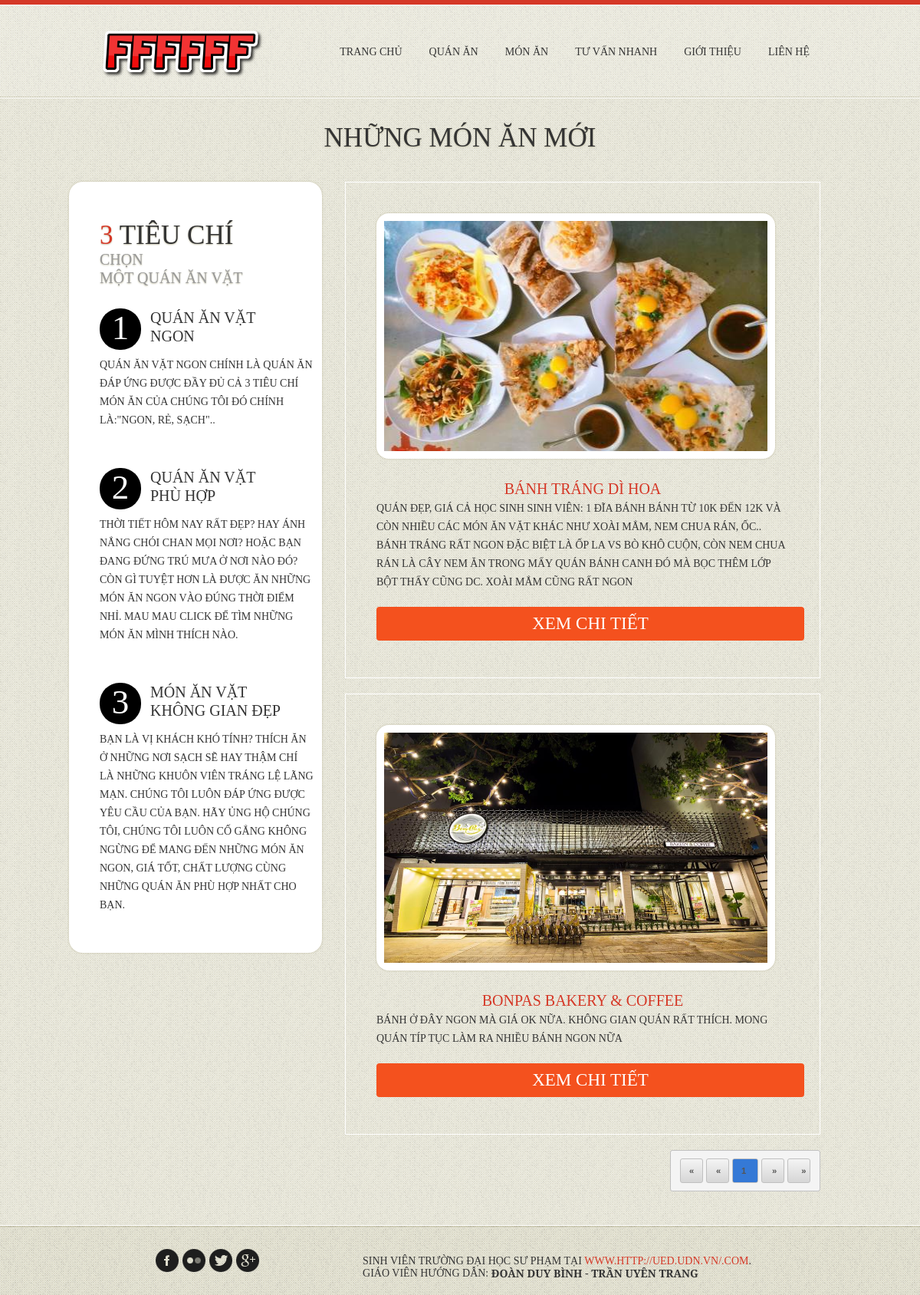
The page /FFFFFF/FFFFFF/NguoiDung/page/QuanAn.php on the database its author committed.
### tables this page shows
CREATE TABLE `quanan` (
  `MaQuanAn` int(50) NOT NULL,
  `TenQuanAn` text,
  `MoTa` text,
  `KhongGiaChoTre` tinyint(1) NOT NULL,
  `HinhAnhDaiDien` text NOT NULL,
  `HinhThuc` text NOT NULL,
  `DiaDiem` text NOT NULL,
  `DoiTuong` text NOT NULL,
  `ThoiGianMoCua` text NOT NULL,
  `Diem` float NOT NULL,
  `QuanMoi` tinyint(1) NOT NULL,
  `SrcMap` text NOT NULL,
  `GiaTien` text NOT NULL
);

### FFFFFF/FFFFFF/NguoiDung/page/QuanAn.php (the view, shortened to what this page needs)
<!DOCTYPE html>
<html lang="en">
<head>
    <?php
    include('../layout/KetNoi.php');
    include('../layout/link-script.php');
    include('../function/function_phantrang.php');
    ?>
    <link rel="stylesheet" href="../css/goiymon_an.css"/>
    <?php
    $trang=1;
    $result_quan_an=phan_trang("MaQuanAn,TenQuanAn,MoTa,HinhAnhDaiDien","quanan","WHERE QuanMoi=1",2,$trang,$conn);
    ?>
</head>
<body>
<?php
include('../layout/header.php');
?>
<section id="content">
    <div class="border-horiz"></div>
    <div class="container_12">
        <h3 style="text-align: center">Những Món Ăn Mới</h3>
        <article class="side-bar extra">
            <h3>
                <strong>3</strong> tiêu Chí
                <em>
                    Chọn<br>
                    Một Quán Ăn Vặt
                </em>
            </h3>
            <ul class="list-dropcap1">
                <li>
                    <div class="wrapper">
                        <div class="dropcap">1</div>
                        <h4>Quán Ăn Vặt<br>Ngon
                        </h4>
                    </div>
                    <p>Quán ăn vặt ngon chính là quán ăn đáp ứng được đầy đủ cả 3 tiêu chí món ăn của chúng tôi đó chính là:"Ngon, Rẻ, Sạch"..</p>
                </li>
                <li>
                    <div class="wrapper">
                        <div class="dropcap">2</div>
                        <h4>Quán ăn Vặt</br>Phù Hợp
                        </h4>
                    </div>
                    <p>Thời tiết hôm nay rất đẹp? Hay ánh nắng chói chan mọi nơi? Hoặc bạn đang đứng trú mưa ở nơi nào đó? Còn gì tuyệt hơn là được ăn những món ăn ngon vào đúng thời điểm nhỉ. Mau mau click để tìm những món ăn mình thích nào.</p>
                </li>
                <li>
                    <div class="wrapper">
                        <div class="dropcap">3</div>
                        <h4>Món ăn Vặt<br>
                            Không Gian Đẹp
                        </h4>
                    </div>
                    <p>Bạn là vị khách khó tính? Thích ăn ở những nơi sạch sẽ hay thậm chí là những khuôn viên tráng lệ lãng mạn. Chúng tôi luôn đáp ứng được yêu cầu của bạn. Hãy ủng hộ chúng tôi, chúng tôi luôn cố gắng không ngừng để mang đến những món ăn ngon, giá tốt, chất lượng cùng những quán ăn phù hợp nhất cho bạn. </p>
                </li>
            </ul>
        </article>
        <article class="grid_8">
            <ul class="list-recipes extra">
                <?php
                if (mysqli_num_rows($result_quan_an) > 0) {
                    while ($row = mysqli_fetch_assoc($result_quan_an)) {
                        ?>
                        <li class="goi_y_1_quan_an">
                            <div>
                                <div class="box-img-qa" style="margin-bottom: 15px;">
                                    <img src=<?php echo $row["HinhAnhDaiDien"]; ?>  >
                                </div>
                                <div id="mota">
                                    <h4 style="text-align: center"><?php echo $row["TenQuanAn"]; ?></h4>
                                    <p><?php echo $row["MoTa"] ?>
                                        <br> <a href=<?php echo "ChiTietQuanAn.php?MaQuanAn=".$row["MaQuanAn"];  ?> class="button btn-qa"><span>Xem Chi Tiết </span></a>
                                    </p>
                                </div>
                            </div>
                        </li>
                    <?php
                    }
                }
                else{
                    echo "Dữ liệu đang được cập nhập <a href='index.php'> vui lòng trở về</a>";
                }
                ?>
            </ul>
        </article>
    </div>
</section>
<?php
include('../layout/footer.php');
?>
</body>
</html>

### FFFFFF/FFFFFF/NguoiDung/css/style.css (style rules this page uses)
article, aside, audio, canvas, command, datalist, details, embed, figcaption, figure, footer, header, hgroup, keygen, meter, nav, output, progress, section, source, video { display: block; }
body { font-family: 'PT Serif Caption', serif; font-size:14px; line-height:24px; color:#343434; min-width:1020px; background:url(../images/bg-body.gif) #e6e4d7; text-transform:uppercase }
html, body { height:100%; }
p { padding-bottom:18px; }
a { color:#fff; text-decoration:none; }
h2,h3,h4,h5,h6 { font-family: 'PT Serif Caption', serif; font-weight:normal; color:#343434 }
h3 { font-size:35px; line-height:38px; padding:33px 0 18px; text-shadow:0 1px 2px #c5c2a9; }
h3 strong { font-weight:normal;color:#d53827 }
h3 em { color:#999; font-size:20px; line-height:24px; display:block; font-style:normal }
h4 { font-size:20px; line-height:28px; display:block; color:#d53827; }
#content { position:relative; }
.wrapper { width:100%; overflow:hidden; }
#content { padding:0 0 44px; background:url(../images/tail-cont.gif) }
.border-horiz { background:url(../images/border-horiz.gif) repeat-x 0 0;height:2px }
.dropcap { float:left;width:54px; background:#d53827; border-radius:26px; -moz-border-radius:26px; -webkit-border-radius:26px; font-size:45px; line-height:48px; text-transform:uppercase; color:#fff; text-align:center; padding:1px 0 5px; margin:0 12px 18px 0 }
.list-dropcap1 { padding-top:10px }
.list-dropcap1 .dropcap { background:#000;margin-bottom:8px }
.list-dropcap1 li { padding-bottom:32px }
.list-dropcap1 h4 { color:#343434;line-height:24px }
.side-bar { width:280px; float:left; margin:20px 20px 0 -30px; padding:0 10px 7px 40px; background:#fff; border-radius:18px; -moz-border-radius:18px; -webkit-border-radius:18px; box-shadow:0 0 3px #c5c2a9; -moz-box-shadow: 0 0 3px #c5c2a9; -webkit-box-shadow:0 0 3px #c5c2a9; }
.side-bar.extra { padding:18px 10px 0 40px }
.list-recipes li h4 { padding-top:14px }
.list-recipes li { padding-bottom:30px }
.list-recipes.extra h4 { padding-top:10px }
.button { display:inline-block; border-radius: 4px; background-color: #f4511e; border: none; color: #FFFFFF; text-align: center; font-size: 28px; padding: 20px; width: 200px; transition: all 0.5s; cursor: pointer; margin-top: 20px; }
.button span { cursor: pointer; display: inline-block; position: relative; transition: 0.5s; }
.button span:after { content: '»'; position: absolute; opacity: 0; top: 0; right: -20px; transition: 0.5s; }
.btn-qa { width: 100% !important; font-size: 23px !important; padding: 10px !important; }

### FFFFFF/FFFFFF/NguoiDung/css/grid.css (style rules this page uses)
.container_12 { margin-left: auto; margin-right: auto; width: 960px; }
.grid_1, .grid_2, .grid_3, .grid_4, .grid_5, .grid_6, .grid_7, .grid_8, .grid_9, .grid_10, .grid_11, .grid_12 { display:inline; float: left; position: relative; margin-left: 10px; margin-right: 10px; }
.container_12 .grid_8 { width:620px; }

### FFFFFF/FFFFFF/NguoiDung/css/goiymon_an.css (style rules this page uses)
.box-img-qa { padding:10px; background:#fff; border-radius:16px; -moz-border-radius:16px; -webkit-border-radius:16px; box-shadow:0 0 3px #c5c2a9; -moz-box-shadow: 0 0 3px #c5c2a9; -webkit-box-shadow:0 0 3px #c5c2a9; display:inline-block }
.box-img-qa img { width: 500px; height: 300px; }
.goi_y_1_quan_an { border: solid 1px white; clear: both; padding: 40px; margin: 20px 0px; }

### FFFFFF/FFFFFF/NguoiDung/css/pagination.css (style rules this page uses)
html { background-color:black; }

### rows shown on the page
quanan: HinhAnhDaiDien (picture), TenQuanAn "BÁNH TRÁNG DÌ HOA", MoTa "QUÁN ĐẸP, GIÁ CẢ HỌC SINH SINH VIÊN: 1 ĐĨA BÁNH BÁNH TỪ 10K ĐẾN 12K VÀ CÒN NHIỀU CÁC MÓN ĂN VẶT KHÁC NHƯ XOÀI MẮM, NEM CHUA RÁN, ỐC.. BÁNH TRÁNG RẤT NGON ĐẶC BIỆT LÀ ỐP LA VS BÒ KHÔ CUỘN, CÒN NEM CHUA RÁN LÀ CÂY NEM ĂN TRONG MẤY QUÁN BÁNH CANH ĐÓ MÀ BỌC THÊM LỚP BỘT THẤY CŨNG DC. XOÀI MẮM CŨNG RẤT NGON"
quanan: HinhAnhDaiDien (picture), TenQuanAn "BONPAS BAKERY & COFFEE", MoTa "BÁNH Ở ĐÂY NGON MÀ GIÁ OK NỮA. KHÔNG GIAN QUÁN RẤT THÍCH. MONG QUÁN TÍP TỤC LÀM RA NHIỀU BÁNH NGON NỮA"
